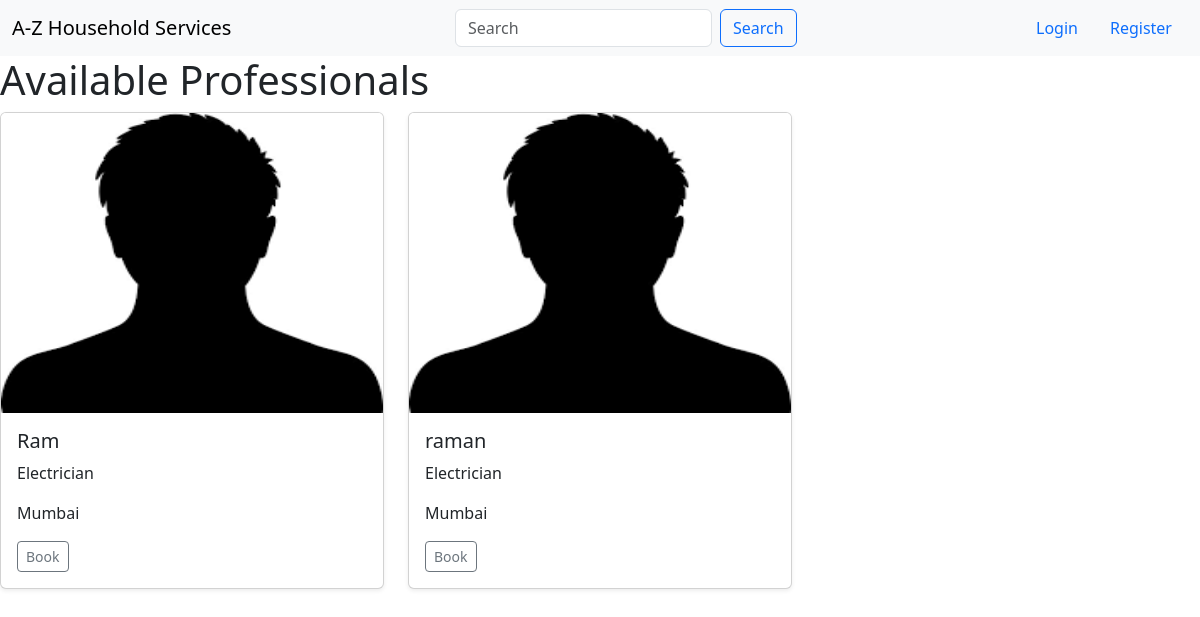
/view_service/3, run on the app's committed database.
### application/models.py (models this page shows, shortened)
class User(db.Model):
    id = db.Column(db.Integer, primary_key=True, autoincrement=True)
    name = db.Column(db.String(50))
    gender = db.Column(db.String(10))
    contact_no = db.Column(db.Integer, unique=True)
    address = db.Column(db.String(255))
    pincode = db.Column(db.Integer)
    email = db.Column(db.String(50), unique=True, nullable=False)
    password = db.Column(db.String(12), nullable=False)
    pfp_url = db.Column(db.String(100))
    is_blocked = db.Column(db.Boolean, default=False)
    roles = db.relationship('Role', secondary='user_role', backref=db.backref('user', lazy='select'))

### application/routes.py (the view)
@app.route('/view_service/<int:id>', methods=['GET'])
def view_service(id):
    service = Service.query.filter_by(id=id).first()
    if not service:
        flash('Service not found', 'danger')
        return redirect(url_for('index'))
    professionals = Professional.query.filter_by(profession_id=service.profession_id, is_approved = True).all()
    users = []
    for professional in professionals:
        user = User.query.filter_by(id=professional.user_id).first()
        user.experience = professional.experience
        user.document_url = professional.document_url
        user.profession = Profession.query.filter_by(id=professional.profession_id).first().name
        users.append(user)
    return render_template('book_professionals.html', service=service, users = users)

### template/book_professionals.html (shortened to what this page needs)
{% extends 'nav_link.html' %}
{% block content %}
<div>
    <h1>Available Professionals</h1>
    <div class="row">
        {% for professional in users %}
        <div class="col-md-4">
            <div class="card mb-4 shadow-sm">
                <img src="{{url_for('static',filename=professional.pfp_url)}}" class="card-img-top" height = 300rem>
                <div class="card-body">
                    <h5 class="card-title">{{ professional.name }}</h5>
                    <p class="card-text">{{ professional.profession }}</p>
                    <p class="card-text">{{ professional.address }}</p>
                    <div class="d-flex justify-content-between align-items-center">
                        <div class="btn-group">
                            <a href="{{ url_for('book_professional', professional_id=professional.id, service_id = service.id) }}" class="btn btn-sm btn-outline-secondary">Book</a>
                        </div>
                    </div>
                </div>
            </div>
        </div>
        {% endfor %}
    </div>
</div>
{% endblock content %}

### template/nav_link.html
{% extends 'base.html' %}
{% block nav_items %}
    {% if session['name'] %}
        {% if session['role'] == 'admin' %}
            <li class="nav-item">
                <a class="nav-link" href={{url_for('index')}}>Dashboard</a>
            </li>
            <li>
                <a class="nav-link" href={{url_for('view_users')}}>User Management</a>
            </li>
            <li class="nav-item">
                <a class="nav-link" href={{url_for('add_profession')}}>Add Profession</a>
            </li>
            <li class="nav-item">
                <a class="nav-link" href={{url_for('add_services')}}>Add Services</a>
            </li>
            <li class="nav-item">
                <a class="nav-link" href={{url_for('summary')}}>Summary</a>
            </li>
        {% elif session['role'] == 'professional' %}
            <li class="nav-item">
                <a class="nav-link" href={{url_for('index')}}>Dashboard</a>
            </li>
            <li class="nav-item">
                <a class="nav-link" href={{url_for('view_requests')}}>Requests</a>
            </li>
        {% elif session['role'] == 'customer' %}
            <li class="nav-item">
                <a class="nav-link" href={{url_for('index')}}>Dashboard</a>
            </li>
            <li class="nav-item">
                <a class="nav-link" href={{url_for('view_requests')}}>Requests</a>
            </li>
        {% else %}
        {% endif %}
        <nav class="navbar navbar-expand-lg bg-light">
            <div class="container-fluid d-flex justify-content-between">
                <span class="navbar-text">
                    Welcome, {{ session['name'] }}!
                </span>
                <a class="nav-link" href="{{ url_for('logout') }}">Logout</a>
            </div>
        </nav>
    {% else %}
    <li class="nav-item">
    <a class="nav-link" href={{ url_for("login") }}>Login</a>
    </li>
    <li class="nav-item">
        <a class="nav-link" href={{ url_for("register")}}>Register</a>
    </li>
    {% endif %}
{% endblock nav_items %}

### template/base.html (shortened to what this page needs)
<!DOCTYPE html>
<html lang="en">
<head>
    <link href="https://cdn.jsdelivr.net/npm/bootstrap@5.3.3/dist/css/bootstrap.min.css" rel="stylesheet"
>
</head>
<body>
    <nav class="navbar bg-body-tertiary">
        <div class="container-fluid">
            <a class="navbar-brand h1 m-0" href="#">A-Z Household Services</a>
            {% block search %}
                <form class="d-flex" method="post" action = {{url_for('search')}}>
                <input class="form-control me-2" type="search" placeholder="Search" name="search">
                <button class="btn btn-outline-primary" type="submit">Search</button>
                </form>
            {% endblock search %}
            <ul class="nav justify-content">
                {% block nav_items %}{% endblock nav_items %}
            </ul>
        </div>
    </nav>
    {% block content %}
    {% endblock %}
</body>
</html>

### data on the page
User: pfp_url (picture), name "Ram", profession "Electrician", address "Mumbai"
User: pfp_url (picture), name "raman", profession "Electrician", address "Mumbai"
